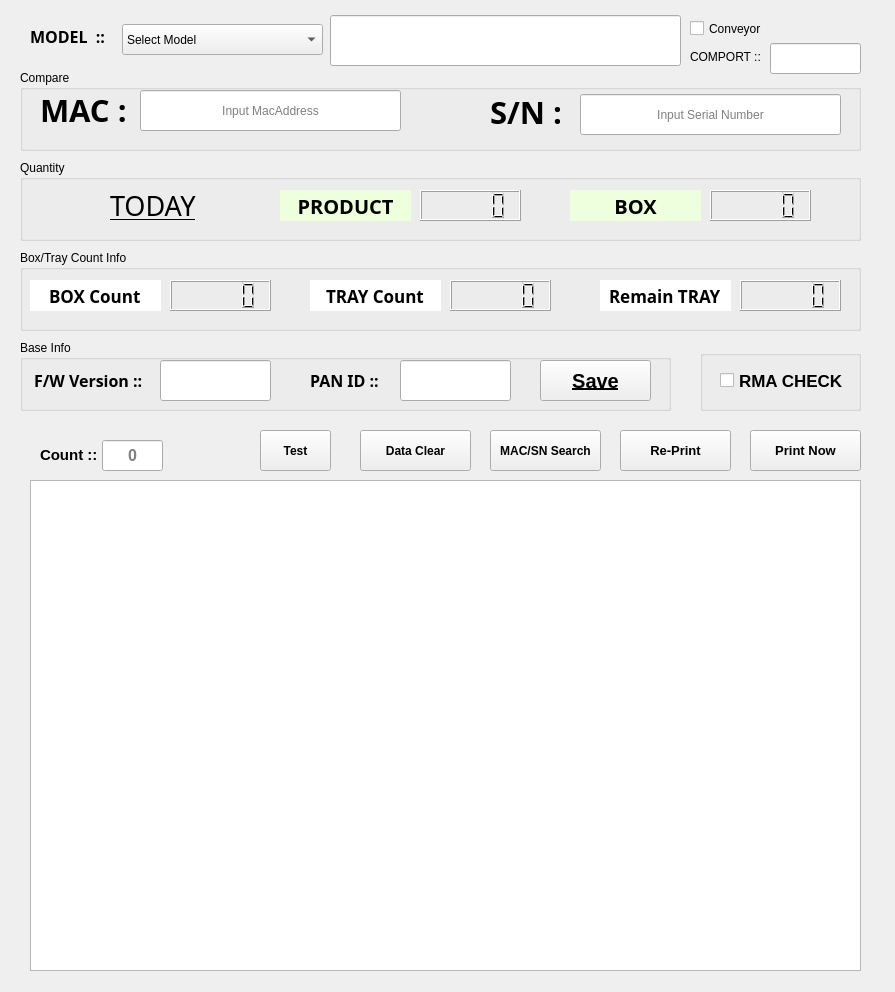
<?xml version="1.0" encoding="UTF-8"?>
<ui version="4.0">
 <class>Dialog</class>
 <widget class="QDialog" name="Dialog">
  <property name="geometry">
   <rect>
    <x>0</x>
    <y>0</y>
    <width>895</width>
    <height>992</height>
   </rect>
  </property>
  <property name="minimumSize">
   <size>
    <width>878</width>
    <height>0</height>
   </size>
  </property>
  <property name="windowTitle">
   <string>Dialog</string>
  </property>
  <property name="windowIcon">
   <iconset>
    <normaloff>C:/Users/user/Pictures/carton.png</normaloff>C:/Users/user/Pictures/carton.png</iconset>
  </property>
  <widget class="QGroupBox" name="groupBox">
   <property name="geometry">
    <rect>
     <x>20</x>
     <y>70</y>
     <width>841</width>
     <height>81</height>
    </rect>
   </property>
   <property name="font">
    <font>
     <family>Arial</family>
    </font>
   </property>
   <property name="title">
    <string>Compare</string>
   </property>
   <widget class="QLabel" name="label_2">
    <property name="geometry">
     <rect>
      <x>20</x>
      <y>24</y>
      <width>91</width>
      <height>31</height>
     </rect>
    </property>
    <property name="font">
     <font>
      <family>맑은 고딕</family>
      <pointsize>23</pointsize>
      <bold>true</bold>
     </font>
    </property>
    <property name="text">
     <string>MAC :</string>
    </property>
   </widget>
   <widget class="QLineEdit" name="edit_InputMac">
    <property name="geometry">
     <rect>
      <x>120</x>
      <y>20</y>
      <width>261</width>
      <height>41</height>
     </rect>
    </property>
    <property name="cursor">
     <cursorShape>CrossCursor</cursorShape>
    </property>
    <property name="alignment">
     <set>Qt::AlignmentFlag::AlignCenter</set>
    </property>
    <property name="placeholderText">
     <string>Input MacAddress</string>
    </property>
   </widget>
   <widget class="QLineEdit" name="edit_InputSN">
    <property name="geometry">
     <rect>
      <x>560</x>
      <y>24</y>
      <width>261</width>
      <height>41</height>
     </rect>
    </property>
    <property name="cursor">
     <cursorShape>CrossCursor</cursorShape>
    </property>
    <property name="alignment">
     <set>Qt::AlignmentFlag::AlignCenter</set>
    </property>
    <property name="placeholderText">
     <string>Input Serial Number</string>
    </property>
   </widget>
   <widget class="QLabel" name="label_3">
    <property name="geometry">
     <rect>
      <x>470</x>
      <y>26</y>
      <width>91</width>
      <height>31</height>
     </rect>
    </property>
    <property name="font">
     <font>
      <family>맑은 고딕</family>
      <pointsize>23</pointsize>
      <bold>true</bold>
     </font>
    </property>
    <property name="text">
     <string>S/N :</string>
    </property>
   </widget>
  </widget>
  <widget class="QLabel" name="label">
   <property name="geometry">
    <rect>
     <x>30</x>
     <y>26</y>
     <width>91</width>
     <height>21</height>
    </rect>
   </property>
   <property name="font">
    <font>
     <family>Arial Black</family>
     <pointsize>12</pointsize>
     <bold>true</bold>
    </font>
   </property>
   <property name="text">
    <string>MODEL  ::</string>
   </property>
  </widget>
  <widget class="QComboBox" name="combo_ModelList">
   <property name="geometry">
    <rect>
     <x>122</x>
     <y>24</y>
     <width>201</width>
     <height>31</height>
    </rect>
   </property>
   <item>
    <property name="text">
     <string>Select Model</string>
    </property>
   </item>
  </widget>
  <widget class="QGroupBox" name="groupBox_2">
   <property name="geometry">
    <rect>
     <x>20</x>
     <y>160</y>
     <width>841</width>
     <height>81</height>
    </rect>
   </property>
   <property name="font">
    <font>
     <family>Arial</family>
    </font>
   </property>
   <property name="title">
    <string>Quantity</string>
   </property>
   <widget class="QLabel" name="label_4">
    <property name="geometry">
     <rect>
      <x>90</x>
      <y>30</y>
      <width>101</width>
      <height>31</height>
     </rect>
    </property>
    <property name="font">
     <font>
      <family>헤드라인</family>
      <pointsize>20</pointsize>
      <bold>false</bold>
      <underline>true</underline>
     </font>
    </property>
    <property name="text">
     <string>TODAY</string>
    </property>
   </widget>
   <widget class="QLCDNumber" name="lcd_TodayProduct">
    <property name="geometry">
     <rect>
      <x>400</x>
      <y>30</y>
      <width>101</width>
      <height>31</height>
     </rect>
    </property>
   </widget>
   <widget class="QLCDNumber" name="lcd_TodayBox">
    <property name="geometry">
     <rect>
      <x>690</x>
      <y>30</y>
      <width>101</width>
      <height>31</height>
     </rect>
    </property>
   </widget>
   <widget class="QLabel" name="label_6">
    <property name="geometry">
     <rect>
      <x>260</x>
      <y>30</y>
      <width>131</width>
      <height>31</height>
     </rect>
    </property>
    <property name="font">
     <font>
      <family>맑은 고딕</family>
      <pointsize>15</pointsize>
      <bold>true</bold>
     </font>
    </property>
    <property name="styleSheet">
     <string notr="true">background-color:rgb(238, 255, 222);
color:black;</string>
    </property>
    <property name="text">
     <string>PRODUCT</string>
    </property>
    <property name="alignment">
     <set>Qt::AlignmentFlag::AlignCenter</set>
    </property>
   </widget>
   <widget class="QLabel" name="label_7">
    <property name="geometry">
     <rect>
      <x>550</x>
      <y>30</y>
      <width>131</width>
      <height>31</height>
     </rect>
    </property>
    <property name="font">
     <font>
      <family>맑은 고딕</family>
      <pointsize>15</pointsize>
      <bold>true</bold>
     </font>
    </property>
    <property name="styleSheet">
     <string notr="true">background-color:rgb(238, 255, 222);
color:black;</string>
    </property>
    <property name="text">
     <string>BOX</string>
    </property>
    <property name="alignment">
     <set>Qt::AlignmentFlag::AlignCenter</set>
    </property>
   </widget>
  </widget>
  <widget class="QPushButton" name="btn_PrdSearch">
   <property name="geometry">
    <rect>
     <x>490</x>
     <y>430</y>
     <width>111</width>
     <height>41</height>
    </rect>
   </property>
   <property name="font">
    <font>
     <bold>true</bold>
    </font>
   </property>
   <property name="text">
    <string>MAC/SN Search</string>
   </property>
   <property name="autoDefault">
    <bool>false</bool>
   </property>
  </widget>
  <widget class="QPushButton" name="pushButton_2">
   <property name="geometry">
    <rect>
     <x>620</x>
     <y>430</y>
     <width>111</width>
     <height>41</height>
    </rect>
   </property>
   <property name="font">
    <font>
     <pointsize>10</pointsize>
     <bold>true</bold>
    </font>
   </property>
   <property name="text">
    <string>Re-Print</string>
   </property>
   <property name="autoDefault">
    <bool>false</bool>
   </property>
  </widget>
  <widget class="QPushButton" name="btn_PrintNow">
   <property name="geometry">
    <rect>
     <x>750</x>
     <y>430</y>
     <width>111</width>
     <height>41</height>
    </rect>
   </property>
   <property name="font">
    <font>
     <pointsize>10</pointsize>
     <bold>true</bold>
    </font>
   </property>
   <property name="text">
    <string>Print Now</string>
   </property>
   <property name="autoDefault">
    <bool>false</bool>
   </property>
  </widget>
  <widget class="QTableWidget" name="tableWidget">
   <property name="geometry">
    <rect>
     <x>30</x>
     <y>480</y>
     <width>831</width>
     <height>491</height>
    </rect>
   </property>
   <property name="focusPolicy">
    <enum>Qt::FocusPolicy::WheelFocus</enum>
   </property>
   <property name="verticalScrollBarPolicy">
    <enum>Qt::ScrollBarPolicy::ScrollBarAsNeeded</enum>
   </property>
   <property name="horizontalScrollBarPolicy">
    <enum>Qt::ScrollBarPolicy::ScrollBarAlwaysOff</enum>
   </property>
   <property name="autoScroll">
    <bool>true</bool>
   </property>
  </widget>
  <widget class="QGroupBox" name="groupBox_3">
   <property name="geometry">
    <rect>
     <x>20</x>
     <y>250</y>
     <width>841</width>
     <height>81</height>
    </rect>
   </property>
   <property name="font">
    <font>
     <family>Arial</family>
    </font>
   </property>
   <property name="title">
    <string>Box/Tray Count Info</string>
   </property>
   <widget class="QLineEdit" name="lineEdit_7">
    <property name="geometry">
     <rect>
      <x>10</x>
      <y>30</y>
      <width>131</width>
      <height>31</height>
     </rect>
    </property>
    <property name="font">
     <font>
      <family>맑은 고딕</family>
      <pointsize>13</pointsize>
      <bold>true</bold>
     </font>
    </property>
    <property name="text">
     <string>BOX Count</string>
    </property>
    <property name="frame">
     <bool>false</bool>
    </property>
    <property name="alignment">
     <set>Qt::AlignmentFlag::AlignCenter</set>
    </property>
    <property name="readOnly">
     <bool>true</bool>
    </property>
   </widget>
   <widget class="QLCDNumber" name="lcd_PrdBoxCnt">
    <property name="geometry">
     <rect>
      <x>150</x>
      <y>30</y>
      <width>101</width>
      <height>31</height>
     </rect>
    </property>
   </widget>
   <widget class="QLineEdit" name="lineEdit_8">
    <property name="geometry">
     <rect>
      <x>290</x>
      <y>30</y>
      <width>131</width>
      <height>31</height>
     </rect>
    </property>
    <property name="font">
     <font>
      <family>맑은 고딕</family>
      <pointsize>13</pointsize>
      <bold>true</bold>
     </font>
    </property>
    <property name="text">
     <string>TRAY Count</string>
    </property>
    <property name="frame">
     <bool>false</bool>
    </property>
    <property name="alignment">
     <set>Qt::AlignmentFlag::AlignCenter</set>
    </property>
    <property name="readOnly">
     <bool>true</bool>
    </property>
   </widget>
   <widget class="QLCDNumber" name="lcd_TrayBoxCnt">
    <property name="geometry">
     <rect>
      <x>430</x>
      <y>30</y>
      <width>101</width>
      <height>31</height>
     </rect>
    </property>
   </widget>
   <widget class="QLineEdit" name="lineEdit_9">
    <property name="geometry">
     <rect>
      <x>580</x>
      <y>30</y>
      <width>131</width>
      <height>31</height>
     </rect>
    </property>
    <property name="font">
     <font>
      <family>맑은 고딕</family>
      <pointsize>13</pointsize>
      <bold>true</bold>
     </font>
    </property>
    <property name="text">
     <string>Remain TRAY</string>
    </property>
    <property name="frame">
     <bool>false</bool>
    </property>
    <property name="alignment">
     <set>Qt::AlignmentFlag::AlignCenter</set>
    </property>
    <property name="readOnly">
     <bool>true</bool>
    </property>
   </widget>
   <widget class="QLCDNumber" name="lcd_RemainTray">
    <property name="geometry">
     <rect>
      <x>720</x>
      <y>30</y>
      <width>101</width>
      <height>31</height>
     </rect>
    </property>
   </widget>
  </widget>
  <widget class="QLineEdit" name="edit_ChoicedModel">
   <property name="geometry">
    <rect>
     <x>330</x>
     <y>15</y>
     <width>351</width>
     <height>51</height>
    </rect>
   </property>
   <property name="font">
    <font>
     <family>Arial</family>
     <pointsize>24</pointsize>
     <bold>true</bold>
    </font>
   </property>
   <property name="alignment">
    <set>Qt::AlignmentFlag::AlignCenter</set>
   </property>
  </widget>
  <widget class="QLabel" name="label_10">
   <property name="geometry">
    <rect>
     <x>40</x>
     <y>449</y>
     <width>56</width>
     <height>12</height>
    </rect>
   </property>
   <property name="font">
    <font>
     <pointsize>11</pointsize>
     <bold>true</bold>
    </font>
   </property>
   <property name="text">
    <string>Count :: </string>
   </property>
  </widget>
  <widget class="QLineEdit" name="edit_Grid_Cnt">
   <property name="enabled">
    <bool>true</bool>
   </property>
   <property name="geometry">
    <rect>
     <x>102</x>
     <y>440</y>
     <width>61</width>
     <height>31</height>
    </rect>
   </property>
   <property name="font">
    <font>
     <pointsize>12</pointsize>
     <bold>true</bold>
    </font>
   </property>
   <property name="inputMask">
    <string/>
   </property>
   <property name="alignment">
    <set>Qt::AlignmentFlag::AlignCenter</set>
   </property>
   <property name="readOnly">
    <bool>true</bool>
   </property>
   <property name="placeholderText">
    <string>0</string>
   </property>
  </widget>
  <widget class="QGroupBox" name="groupBox_4">
   <property name="geometry">
    <rect>
     <x>20</x>
     <y>340</y>
     <width>651</width>
     <height>71</height>
    </rect>
   </property>
   <property name="title">
    <string>Base Info</string>
   </property>
   <widget class="QLabel" name="label_5">
    <property name="geometry">
     <rect>
      <x>14</x>
      <y>30</y>
      <width>121</width>
      <height>21</height>
     </rect>
    </property>
    <property name="font">
     <font>
      <family>Arial Black</family>
      <pointsize>12</pointsize>
      <bold>true</bold>
     </font>
    </property>
    <property name="text">
     <string>F/W Version ::</string>
    </property>
   </widget>
   <widget class="QLineEdit" name="edit_FW">
    <property name="geometry">
     <rect>
      <x>140</x>
      <y>20</y>
      <width>111</width>
      <height>41</height>
     </rect>
    </property>
    <property name="maxLength">
     <number>5</number>
    </property>
    <property name="alignment">
     <set>Qt::AlignmentFlag::AlignCenter</set>
    </property>
   </widget>
   <widget class="QLabel" name="label_8">
    <property name="geometry">
     <rect>
      <x>290</x>
      <y>30</y>
      <width>91</width>
      <height>21</height>
     </rect>
    </property>
    <property name="font">
     <font>
      <family>Arial Black</family>
      <pointsize>12</pointsize>
      <bold>true</bold>
     </font>
    </property>
    <property name="text">
     <string>PAN ID ::</string>
    </property>
   </widget>
   <widget class="QLineEdit" name="edit_PanID">
    <property name="geometry">
     <rect>
      <x>380</x>
      <y>20</y>
      <width>111</width>
      <height>41</height>
     </rect>
    </property>
    <property name="maxLength">
     <number>8</number>
    </property>
    <property name="alignment">
     <set>Qt::AlignmentFlag::AlignCenter</set>
    </property>
   </widget>
   <widget class="QPushButton" name="btn_BaseInfoSave">
    <property name="geometry">
     <rect>
      <x>520</x>
      <y>20</y>
      <width>111</width>
      <height>41</height>
     </rect>
    </property>
    <property name="font">
     <font>
      <pointsize>15</pointsize>
      <bold>true</bold>
      <underline>true</underline>
     </font>
    </property>
    <property name="text">
     <string>Save</string>
    </property>
    <property name="autoDefault">
     <bool>false</bool>
    </property>
   </widget>
  </widget>
  <widget class="QPushButton" name="btn_DataClear">
   <property name="geometry">
    <rect>
     <x>360</x>
     <y>430</y>
     <width>111</width>
     <height>41</height>
    </rect>
   </property>
   <property name="font">
    <font>
     <bold>true</bold>
    </font>
   </property>
   <property name="text">
    <string>Data Clear</string>
   </property>
   <property name="autoDefault">
    <bool>false</bool>
   </property>
  </widget>
  <widget class="QPushButton" name="btn_Test">
   <property name="enabled">
    <bool>true</bool>
   </property>
   <property name="geometry">
    <rect>
     <x>260</x>
     <y>430</y>
     <width>71</width>
     <height>41</height>
    </rect>
   </property>
   <property name="font">
    <font>
     <bold>true</bold>
    </font>
   </property>
   <property name="text">
    <string>Test</string>
   </property>
   <property name="autoDefault">
    <bool>false</bool>
   </property>
  </widget>
  <widget class="QCheckBox" name="check_Conveyor">
   <property name="geometry">
    <rect>
     <x>690</x>
     <y>19</y>
     <width>96</width>
     <height>19</height>
    </rect>
   </property>
   <property name="text">
    <string>Conveyor</string>
   </property>
  </widget>
  <widget class="QLabel" name="label_9">
   <property name="geometry">
    <rect>
     <x>690</x>
     <y>49</y>
     <width>81</width>
     <height>16</height>
    </rect>
   </property>
   <property name="text">
    <string>COMPORT ::</string>
   </property>
  </widget>
  <widget class="QLineEdit" name="edit_Comport">
   <property name="geometry">
    <rect>
     <x>770</x>
     <y>43</y>
     <width>91</width>
     <height>31</height>
    </rect>
   </property>
   <property name="readOnly">
    <bool>true</bool>
   </property>
  </widget>
  <widget class="QGroupBox" name="groupBox_5">
   <property name="geometry">
    <rect>
     <x>700</x>
     <y>350</y>
     <width>161</width>
     <height>61</height>
    </rect>
   </property>
   <property name="title">
    <string/>
   </property>
   <widget class="QCheckBox" name="check_Rma">
    <property name="geometry">
     <rect>
      <x>20</x>
      <y>10</y>
      <width>131</width>
      <height>41</height>
     </rect>
    </property>
    <property name="font">
     <font>
      <pointsize>13</pointsize>
      <bold>true</bold>
     </font>
    </property>
    <property name="text">
     <string>RMA CHECK </string>
    </property>
   </widget>
  </widget>
 </widget>
 <tabstops>
  <tabstop>edit_InputMac</tabstop>
  <tabstop>edit_InputSN</tabstop>
  <tabstop>btn_DataClear</tabstop>
  <tabstop>btn_PrdSearch</tabstop>
  <tabstop>pushButton_2</tabstop>
  <tabstop>btn_PrintNow</tabstop>
  <tabstop>edit_Grid_Cnt</tabstop>
  <tabstop>tableWidget</tabstop>
  <tabstop>combo_ModelList</tabstop>
  <tabstop>edit_ChoicedModel</tabstop>
  <tabstop>lineEdit_7</tabstop>
  <tabstop>lineEdit_8</tabstop>
  <tabstop>lineEdit_9</tabstop>
  <tabstop>edit_FW</tabstop>
  <tabstop>edit_PanID</tabstop>
  <tabstop>btn_BaseInfoSave</tabstop>
 </tabstops>
 <resources/>
 <connections>
  <connection>
   <sender>combo_ModelList</sender>
   <signal>currentIndexChanged(QString)</signal>
   <receiver>Dialog</receiver>
   <slot>comboModelChanged()</slot>
   <hints>
    <hint type="sourcelabel">
     <x>278</x>
     <y>47</y>
    </hint>
    <hint type="destinationlabel">
     <x>397</x>
     <y>34</y>
    </hint>
   </hints>
  </connection>
  <connection>
   <sender>edit_InputMac</sender>
   <signal>returnPressed()</signal>
   <receiver>Dialog</receiver>
   <slot>InputMacCheck()</slot>
   <hints>
    <hint type="sourcelabel">
     <x>324</x>
     <y>119</y>
    </hint>
    <hint type="destinationlabel">
     <x>447</x>
     <y>157</y>
    </hint>
   </hints>
  </connection>
  <connection>
   <sender>edit_InputSN</sender>
   <signal>returnPressed()</signal>
   <receiver>Dialog</receiver>
   <slot>InputSnCheck()</slot>
   <hints>
    <hint type="sourcelabel">
     <x>629</x>
     <y>131</y>
    </hint>
    <hint type="destinationlabel">
     <x>569</x>
     <y>155</y>
    </hint>
   </hints>
  </connection>
  <connection>
   <sender>btn_PrdSearch</sender>
   <signal>clicked()</signal>
   <receiver>Dialog</receiver>
   <slot>btnPrdSearchClicked()</slot>
   <hints>
    <hint type="sourcelabel">
     <x>526</x>
     <y>463</y>
    </hint>
    <hint type="destinationlabel">
     <x>316</x>
     <y>454</y>
    </hint>
   </hints>
  </connection>
  <connection>
   <sender>btn_BaseInfoSave</sender>
   <signal>clicked()</signal>
   <receiver>Dialog</receiver>
   <slot>btnBaseInfoSaveClicked()</slot>
   <hints>
    <hint type="sourcelabel">
     <x>754</x>
     <y>384</y>
    </hint>
    <hint type="destinationlabel">
     <x>834</x>
     <y>414</y>
    </hint>
   </hints>
  </connection>
  <connection>
   <sender>btn_PrintNow</sender>
   <signal>clicked()</signal>
   <receiver>Dialog</receiver>
   <slot>btnPrintNowClicked()</slot>
   <hints>
    <hint type="sourcelabel">
     <x>777</x>
     <y>443</y>
    </hint>
    <hint type="destinationlabel">
     <x>731</x>
     <y>449</y>
    </hint>
   </hints>
  </connection>
  <connection>
   <sender>pushButton_2</sender>
   <signal>clicked()</signal>
   <receiver>Dialog</receiver>
   <slot>btnRePrintClicked()</slot>
   <hints>
    <hint type="sourcelabel">
     <x>653</x>
     <y>450</y>
    </hint>
    <hint type="destinationlabel">
     <x>575</x>
     <y>445</y>
    </hint>
   </hints>
  </connection>
  <connection>
   <sender>btn_DataClear</sender>
   <signal>clicked()</signal>
   <receiver>Dialog</receiver>
   <slot>btnDataClearCllicked()</slot>
   <hints>
    <hint type="sourcelabel">
     <x>418</x>
     <y>438</y>
    </hint>
    <hint type="destinationlabel">
     <x>260</x>
     <y>434</y>
    </hint>
   </hints>
  </connection>
  <connection>
   <sender>btn_Test</sender>
   <signal>clicked()</signal>
   <receiver>Dialog</receiver>
   <slot>btnTestClicked()</slot>
   <hints>
    <hint type="sourcelabel">
     <x>309</x>
     <y>437</y>
    </hint>
    <hint type="destinationlabel">
     <x>214</x>
     <y>468</y>
    </hint>
   </hints>
  </connection>
  <connection>
   <sender>check_Conveyor</sender>
   <signal>stateChanged(int)</signal>
   <receiver>Dialog</receiver>
   <slot>setCheckComportChanged()</slot>
   <hints>
    <hint type="sourcelabel">
     <x>715</x>
     <y>24</y>
    </hint>
    <hint type="destinationlabel">
     <x>835</x>
     <y>19</y>
    </hint>
   </hints>
  </connection>
 </connections>
 <slots>
  <slot>comboModelChanged()</slot>
  <slot>InputMacCheck()</slot>
  <slot>InputSnCheck()</slot>
  <slot>btnPrdSearchClicked()</slot>
  <slot>btnBaseInfoSaveClicked()</slot>
  <slot>btnPrintNowClicked()</slot>
  <slot>btnRePrintClicked()</slot>
  <slot>btnDataClearCllicked()</slot>
  <slot>btnTestClicked()</slot>
  <slot>setCheckComportChanged()</slot>
 </slots>
</ui>
